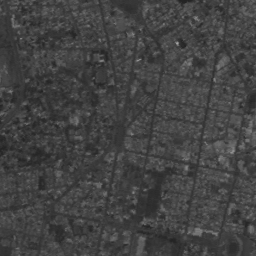
#> input picture img_lab2/QUITO.png, 256 x 256 px
$ jupyter execute --allow-errors calibracionR.ipynb
#> lines starting #> are read from the running program, lines starting #| are printed output that depends on the picture
# Calibración del histograma (o expansión del contraste)

[cell 1]
import cv2
import matplotlib.pyplot as plt
import numpy as np
from skimage import exposure

[cell 2]
quitoImg = cv2.imread("img_lab2/QUITO.png", 0)
#> quitoImg is the input picture: shape (256, 256); min 35, max 166, mean 66.3
plt.imshow(quitoImg, cmap="gray", vmin=0, vmax=255)
plt.axis('off')

[cell 3]
hist = cv2.calcHist([quitoImg], [0], None, [256], [0, 256])
#> hist = 256 values, max 2369 at index 62, min 0 at index 0, mean 256
plt.plot(hist)
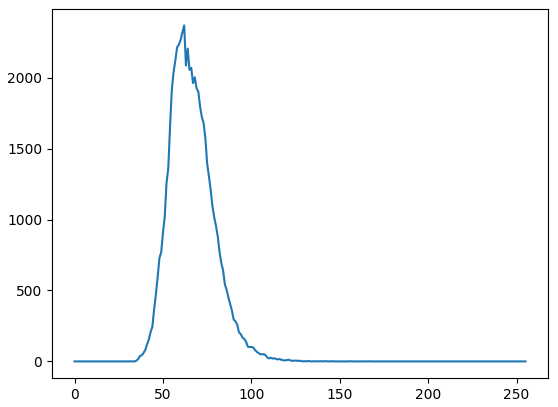
#> figure drawn by matplotlib, 1 panel; curve peaks at x = 62, y = 2369

Los valores se encuentran aproximadamente entre 40 y 120 con su pico alrededor de 60, lo cual denota un gris oscuro. La imagen no tiene mucho contraste debido a que los valores se encuentran muy cerca entre si.

[cell 4]
rescaled_img = exposure.rescale_intensity(quitoImg, in_range=(np.min(quitoImg),np.max(quitoImg)), out_range=(0,255)).astype(np.uint8)
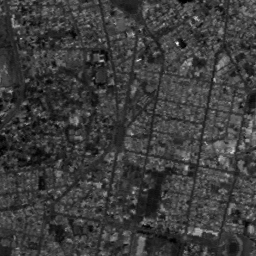
#> rescaled_img: shape (256, 256); min 0, max 255, mean 60.5
plt.imshow(rescaled_img, cmap="gray", vmin=0, vmax=255)
plt.axis('off')

[cell 5]
hist = cv2.calcHist([rescaled_img], [0], None, [256], [0, 256])
#> hist = 256 values, max 2369 at index 52, min 0 at index 2, mean 256
plt.plot(hist)
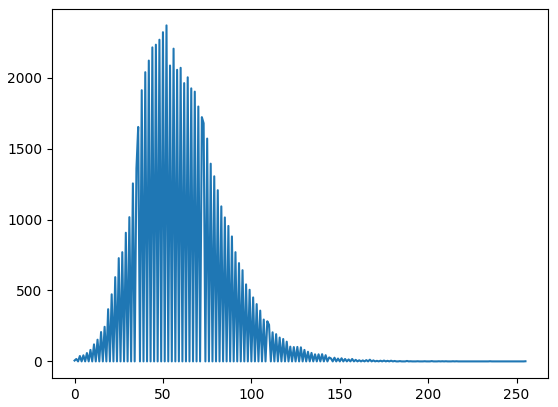
#> figure drawn by matplotlib, 1 panel; curve peaks at x = 52, y = 2369

Se puede ver que la imagen presenta un contraste más marcado y de esta forma es posible distinguir mucho mejor los objetos que aparecen en la imágen.

**Calibración 1: 50-100**

#> (a cell that did not finish here is left out)

#> (a cell that did not finish here is left out)

Al hacer esta primera calibración lo que conseguimos es un contraste mucho más alto, pero hemos tomado una porción reducida del histograma, perdiendo de esta forma muchos tonos de gris que se encontraban en la imagen prinicipal y haciendo esto que sea más dificil distinguir los objetos de la imágen.

**Calibración 2: 40-120**

#> (a cell that did not finish here is left out)

#> (a cell that did not finish here is left out)

A pesar de que el contraste es menor la calidad de la imagen aumenta porque tenemos muchos más tonos de gris en la imagen.

**Calibración 3: 35-166**

#> (a cell that did not finish here is left out)

#> (a cell that did not finish here is left out)

Luego de hacer las 3 calibraciones lo que podemos observar es que la diferencia se encuentra en el contraste entre estas, es decir, las imagenes que tomaban un segmento menor de colores y lo amplificaban eran imágenes que mostraban un aumento significativo del contraste. Sin embargo al perder muchos tonos podían los objetos en la imagen verse mucho menos definidos.

La calibración 35-166 da el mismo resultado que la expansión de contraste debido a que la cantidad de colores usados es la misma. Es decir cuando calculamos el minimo y máximo de la imagen original estos valores eran 35 y 166, entonces al ahcer la calibración obtenemos los mismos resultados que haciendola usando el máximo y mínimo de la imágen original.

[cell 12]
print(f"Minimo {np.min(quitoImg)} \nMáximo {np.max(quitoImg)}")
#| Minimo 35
#| Máximo 166

$ run again, with img_lab2/ANGIO.png copied over img_lab2/QUITO.png
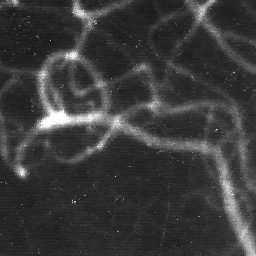
#> input picture img_lab2/ANGIO.png, 256 x 256 px
#> quitoImg is the input picture: shape (256, 256); min 20, max 255, mean 58.9
#> `hist = cv2.calcHist([quitoImg], [0], None, [256], [0, 256])`: hist = 256 values, max 3291 at index 39, min 0 at index 0, mean 256
#> `[cell 3] hist = cv2.calcHist([quitoImg], [0], None, [256], [0, 256]) p..`:
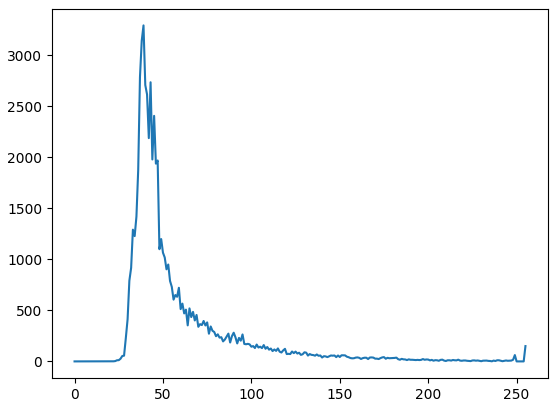
#> figure drawn by matplotlib, 1 panel; curve peaks at x = 39, y = 3291
#> `hist = cv2.calcHist([rescaled_img], [0], None, [256], [0, 256])`: hist = 256 values, max 3291 at index 20, min 0 at index 1, mean 256
#> `[cell 5] hist = cv2.calcHist([rescaled_img], [0], None, [256], [0, 256..`:
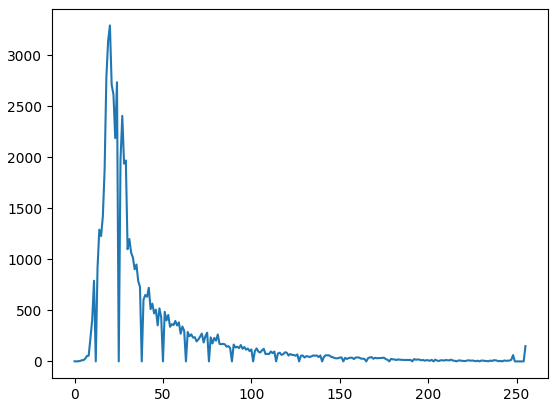
#> figure drawn by matplotlib, 1 panel; curve peaks at x = 20, y = 3291
#| Minimo 20
#| Máximo 255

$ run again, with img_lab2/BOUGIES.png copied over img_lab2/QUITO.png
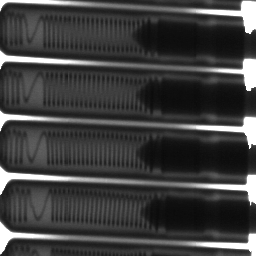
#> input picture img_lab2/BOUGIES.png, 256 x 256 px
#> quitoImg is the input picture: shape (256, 256); min 10, max 255, mean 63.2
#> `hist = cv2.calcHist([quitoImg], [0], None, [256], [0, 256])`: hist = 256 values, max 3417 at index 255, min 0 at index 0, mean 256
#> `[cell 3] hist = cv2.calcHist([quitoImg], [0], None, [256], [0, 256]) p..`:
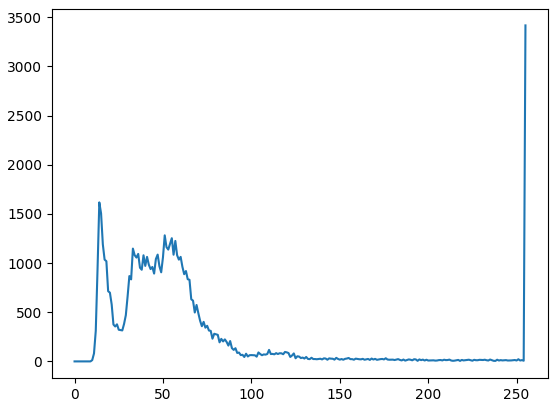
#> figure drawn by matplotlib, 1 panel; curve peaks at x = 255, y = 3417
#> `hist = cv2.calcHist([rescaled_img], [0], None, [256], [0, 256])`: hist = 256 values, max 3417 at index 255, min 0 at index 25, mean 256
#> `[cell 5] hist = cv2.calcHist([rescaled_img], [0], None, [256], [0, 256..`:
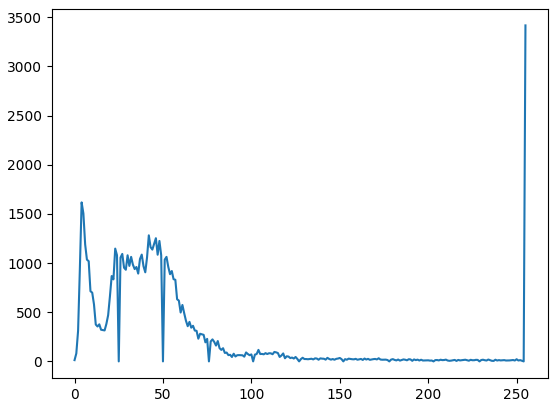
#> figure drawn by matplotlib, 1 panel; curve peaks at x = 255, y = 3417
#| Minimo 10
#| Máximo 255
